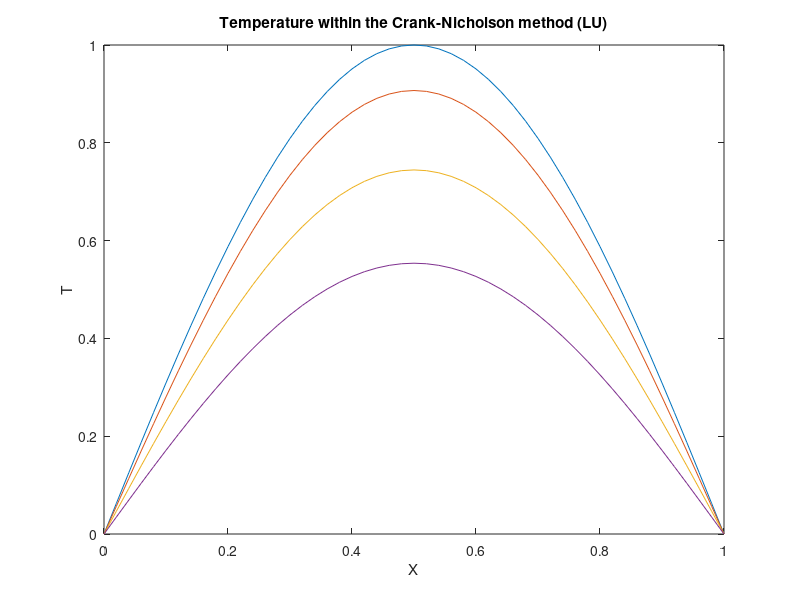
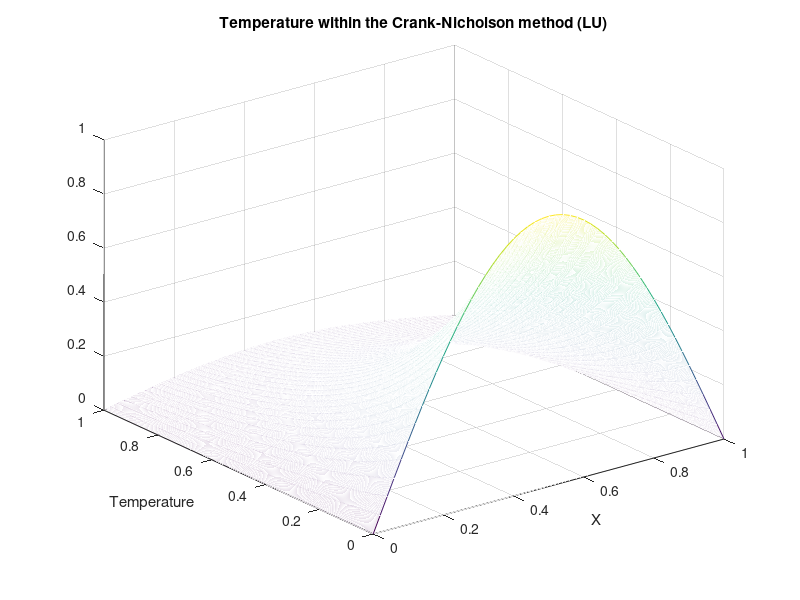

Here is the MATLAB script that generated these plots, in order:
%  Heat Diffusion in one dimensional wire within the Crank-Nicholson Method
%  by using the LU decomposition.
clear;

% Parameters to define the heat equation and the range in space and time
L = 1.;  		%  Lenth of the wire
T = 1.;			%  Final time


%  Parameters needed to solve the equation within the  Crank-Nicholson method
%  by using the LU decomposition
maxk = 2500;						%  Number of time steps
dt = T/maxk;
n = 50.;								%  Number of space steps
dx = L/n;
cond = 1./4.;						%  Conductivity
b = cond*dt/(dx*dx);		 		%  Parameter of the method 

%  Initial temperature of the wire: a sinus.
for i = 1:n+1
        x(i) =(i-1)*dx;
        v(i,1) =sin(pi*x(i));        
end
          
%  Temperature at the boundary (T=0)
for k=1:maxk+1
        v(1,k) = 0.;
        v(n+1,k) = 0.;
        time(k) = (k-1)*dt;
end

% Defining the Matrices M_right and M_left in the method
aal(1:n-2)=-b;
bbl(1:n-1)=2.+2.*b;
ccl(1:n-2)=-b;
MMl=diag(bbl,0)+diag(aal,-1)+diag(ccl,1);
[L,U]=lu(MMl);			% LU decomposition

aar(1:n-2)=b;
bbr(1:n-1)=2.-2.*b;
ccr(1:n-2)=b;
MMr=diag(bbr,0)+diag(aar,-1)+diag(ccr,1);


%  Implementation of the LU decomposition within the Crank-Nicholson method
for k=2:maxk		%  Time Loop   
   vv=v(2:n,k-1);
   qq=MMr*vv;
   w(1)=qq(1);
   for j=2:n-1
      w(j)=qq(j)-L(j,j-1)*w(j-1);
   end
   v(n,k)=w(n-1)/U(n-1,n-1);
   for i=n-1:-1:2
      v(i,k)=(w(i-1)-U(i-1,i)*v(i+1,k))/U(i-1,i-1);      
   end 
end

% Graphical representation of the temperature at different selected times
figure(1)
plot(x,v(:,1),'-',x,v(:,100),'-',x,v(:,300),'-',x,v(:,600),'-')
title('Temperature within the Crank-Nicholson method (LU)')
xlabel('X')
ylabel('T')

figure(2)
mesh(x,time,v')
title('Temperature within the Crank-Nicholson method (LU)')
xlabel('X')
ylabel('Temperature')
